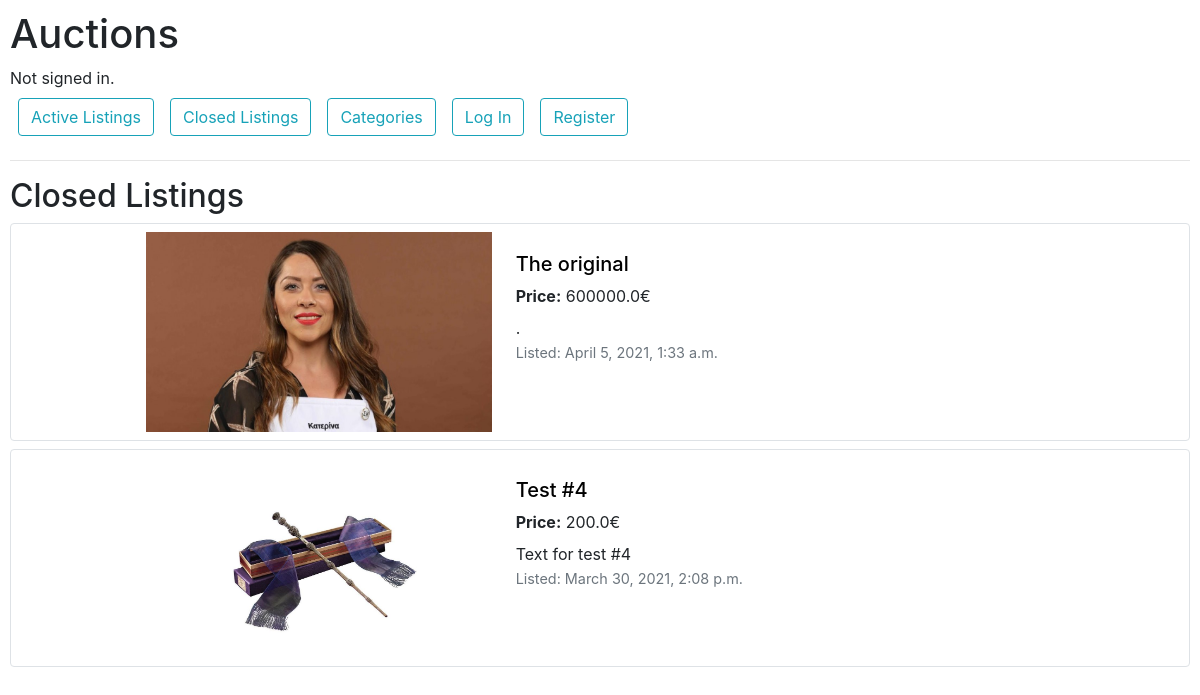
/closed_listings, run on the app's committed database.
### auctions/models.py (models this page shows, shortened)
class Listing(models.Model):
    user = models.ForeignKey(User, related_name="owner", on_delete=models.CASCADE, null= True)
    title = models.CharField(max_length=150)
    category = models.ForeignKey(Category, related_name="kind", on_delete=models.CASCADE, null= True)
    listing = models.TextField(null=True)
    image = models.FileField(default='default.png')
    date = models.DateTimeField(null=True)
    active = models.BooleanField(default=True)
    watchlist = models.ManyToManyField(User, related_name="in_watchlist",blank=True)
    price = models.FloatField(
        default = 0,
        validators=[
            MinValueValidator(0)
        ]
    )
    class Meta:
        verbose_name = "Listing"
        verbose_name_plural = "Listings"
        ordering = ['-date']

### auctions/views.py (the view)
# urls.py: path("closed_listings", views.closed_listings, name='closed_listings'),
def closed_listings(request):
    return render(request, "auctions/index.html", {
        "listings": Listing.objects.filter(active=False),
        "operator": "close",
    })

### auctions/templates/auctions/index.html
{% extends "auctions/layout.html" %}
{% block body %}
    {%if listings%}
        {%if operator == "close"%}
            <h2>Closed Listings</h2>
        {%else%}
            <h2>Active Listings</h2>
        {%endif%}
        {%for listing in listings%}
        <div class="container-fluid mb-2 p-2 align-content-start border rounded ">
            <div class="row">
                    <div class="col col-lg-5 col-sm-12" style="text-align:center">
                        <a href="{% url 'listing_page' listing.id %}">
                            <img src="{{ listing.image.url }}" style="height:200px; width:600px; object-fit: contain;">
                        </a>
                    </div>
                    <div class="col col-lg-7 col-sm-12" style="margin-top:20px">
                            <h5><a href="{% url 'listing_page' listing.id %}" style="color:black; text-decoration:none;">{{listing.title}}</a></h5>
                            <div style="margin-bottom: 8px">
                            <strong>Price:</strong> {{ listing.price }}&euro;<br>
                            </div>
                            {{listing.listing}}<br>
                            <span class=" text-muted font-weight-normal" style="font-size:90%">
                                Listed: {{ listing.date }}
                                </span>
                    </div>
            </div>
        </div>
        {%endfor%}
    {%elif operator == "close"%}
        <h2>No closed listings</h2>
    {%elif operator == "watch"%}
        <h2>No listings in watchlist</h2>
    {%else%}
        <h2>No active listings</h2>
    {%endif%}
{% endblock %}

### auctions/static/auctions/styles.css (style rules this page uses)
body { padding: 10px; }

### data on the page
Listing: image (picture), title "The original", price "600000.0", listing ".", date "April 5, 2021, 1:33 a.m."
Listing: image (picture), title "Test #4", price "200.0", listing "Text for test #4", date "March 30, 2021, 2:08 p.m."
